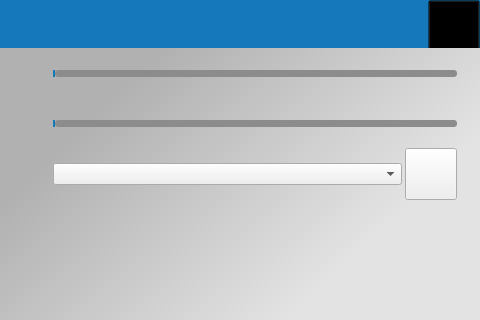
<?xml version="1.0" encoding="UTF-8"?>
<ui version="4.0">
 <class>VSSlideMenu</class>
 <widget class="QWidget" name="VSSlideMenu">
  <property name="geometry">
   <rect>
    <x>0</x>
    <y>0</y>
    <width>480</width>
    <height>320</height>
   </rect>
  </property>
  <property name="windowTitle">
   <string>Form</string>
  </property>
  <property name="styleSheet">
   <string notr="true">QFrame#topbar
{
	background-color: #1578ba;
	padding: -1px;
	border: 0px solid transparent;
}

QFrame#topbar {
	max-height: 50px;
	min-height: 50px;
}

QFrame#frame
{
	/*background-color: rgb(85, 87, 83);*/
	border: 0px solid transparent;
	background-color: qlineargradient(spread:pad, x1:0.232182, y1:0.308, x2:0.949, y2:0.806818, stop:0.00568182 rgba(82, 82, 82, 100), stop:0.801136 rgba(210, 210, 210, 100));
}

QPushButton#button_option
{
	background-color: transparent;
	max-height: 50px;
	min-height: 50px;
	max-width: 50px;
	min-width: 50px;
}

QPushButton#button_option:checked, QPushButton#button_option:pressed  
{
	background-color:  transparent;
	selection-color: transparent;
	max-height: 50px;
	min-height: 50px;
	max-width: 50px;
	min-width: 50px;
}

QSlider
{
	max-height: 50px;
	min-height: 50px;
	background: rgba(165, 192,120, 0);
}

QSlider::groove 
{                                 
	border: 1px solid rgba(114,159,207,0);                                 
	height: 5px;  
	border-radius: 3px;                                
	background: rgba(238,238,2,20);                                 
}  
                                                                   
QSlider::add-page 
{                                  
	background: qlineargradient(x1:0,y1:0,x2:1,y2:1,stop:0 #8c8c8c, stop:1 #8c8c8c);                                     
	border: 1 px solid rgba(32, 92, 160,0);      
	border-radius: 3px;                               
	width: 5px;                                 
} 
                                                                  
QSlider::sub-page
{                                     
	background-color: #1578ba;
	border: 1 px solid rgba(32, 92,160, 0);                
	border-radius: 3px;                            
	width: 5px;                                 
} 
                                                                  
QSlider::handle
{                                 
	width: 60px;
	height: 60px;                        
	border-image: url(:/res/icons/ic_slider_handle.png);                          
	margin: -26px -20px -26px -20px;                          
}

QLabel#labelwifi {
	border-image: url(:/res/icons/ic_wifi_3.png);
	max-height: 50px;
	min-height: 50px;
	max-width: 50px;
	min-width: 50px;
}

QLabel#labelbacklgt{
	border-image: url(:/res/icons/ic_lcd_light.png);
	max-height: 50px;
	min-height: 50px;
	max-width: 50px;
	min-width: 50px;
}

QLabel#labelledlgt{
	border-image: url(:/res/icons/ic_LED.png);
	max-height: 50px;
	min-height: 50px;
	max-width: 50px;
	min-width: 50px;
}

QLabel#label_datetime{
	max-height: 50px;
	min-height: 50px;
}


QPushButton#button_switch {
	max-height: 50px;
	min-height: 50px;
	max-width: 50px;
	min-width: 50px;
}



</string>
  </property>
  <layout class="QVBoxLayout" name="verticalLayout">
   <property name="spacing">
    <number>0</number>
   </property>
   <property name="leftMargin">
    <number>0</number>
   </property>
   <property name="topMargin">
    <number>0</number>
   </property>
   <property name="rightMargin">
    <number>0</number>
   </property>
   <property name="bottomMargin">
    <number>0</number>
   </property>
   <item>
    <widget class="QFrame" name="frame">
     <property name="frameShape">
      <enum>QFrame::StyledPanel</enum>
     </property>
     <property name="frameShadow">
      <enum>QFrame::Raised</enum>
     </property>
     <property name="lineWidth">
      <number>-1</number>
     </property>
     <layout class="QGridLayout" name="gridLayout" rowstretch="0,0,0,0,0,0,0,0" columnstretch="0,10,0,0,0" rowminimumheight="0,0,0,0,0,0,0,0">
      <property name="leftMargin">
       <number>0</number>
      </property>
      <property name="topMargin">
       <number>0</number>
      </property>
      <property name="rightMargin">
       <number>0</number>
      </property>
      <property name="bottomMargin">
       <number>0</number>
      </property>
      <property name="horizontalSpacing">
       <number>3</number>
      </property>
      <property name="verticalSpacing">
       <number>0</number>
      </property>
      <item row="2" column="2">
       <spacer name="verticalSpacer_3">
        <property name="orientation">
         <enum>Qt::Vertical</enum>
        </property>
        <property name="sizeHint" stdset="0">
         <size>
          <width>20</width>
          <height>40</height>
         </size>
        </property>
       </spacer>
      </item>
      <item row="4" column="0">
       <widget class="QLabel" name="labelwifi">
        <property name="minimumSize">
         <size>
          <width>50</width>
          <height>50</height>
         </size>
        </property>
        <property name="text">
         <string/>
        </property>
       </widget>
      </item>
      <item row="1" column="0">
       <widget class="QLabel" name="labelbacklgt">
        <property name="minimumSize">
         <size>
          <width>50</width>
          <height>50</height>
         </size>
        </property>
        <property name="text">
         <string/>
        </property>
       </widget>
      </item>
      <item row="1" column="4">
       <spacer name="horizontalSpacer_2">
        <property name="orientation">
         <enum>Qt::Horizontal</enum>
        </property>
        <property name="sizeHint" stdset="0">
         <size>
          <width>20</width>
          <height>20</height>
         </size>
        </property>
       </spacer>
      </item>
      <item row="3" column="4">
       <spacer name="horizontalSpacer_3">
        <property name="orientation">
         <enum>Qt::Horizontal</enum>
        </property>
        <property name="sizeHint" stdset="0">
         <size>
          <width>20</width>
          <height>20</height>
         </size>
        </property>
       </spacer>
      </item>
      <item row="0" column="0" colspan="5">
       <widget class="QFrame" name="topbar">
        <property name="maximumSize">
         <size>
          <width>16777215</width>
          <height>48</height>
         </size>
        </property>
        <property name="frameShape">
         <enum>QFrame::StyledPanel</enum>
        </property>
        <property name="frameShadow">
         <enum>QFrame::Raised</enum>
        </property>
        <layout class="QHBoxLayout" name="horizontalLayout" stretch="10,10,1">
         <property name="leftMargin">
          <number>5</number>
         </property>
         <property name="topMargin">
          <number>0</number>
         </property>
         <property name="rightMargin">
          <number>0</number>
         </property>
         <property name="bottomMargin">
          <number>0</number>
         </property>
         <item>
          <widget class="QLabel" name="label_datetime">
           <property name="text">
            <string/>
           </property>
          </widget>
         </item>
         <item>
          <spacer name="horizontalSpacer">
           <property name="orientation">
            <enum>Qt::Horizontal</enum>
           </property>
           <property name="sizeHint" stdset="0">
            <size>
             <width>737</width>
             <height>20</height>
            </size>
           </property>
          </spacer>
         </item>
         <item>
          <widget class="QPushButton" name="button_option">
           <property name="maximumSize">
            <size>
             <width>52</width>
             <height>52</height>
            </size>
           </property>
           <property name="styleSheet">
            <string notr="true"/>
           </property>
           <property name="text">
            <string/>
           </property>
          </widget>
         </item>
        </layout>
       </widget>
      </item>
      <item row="3" column="0">
       <widget class="QLabel" name="labelledlgt">
        <property name="minimumSize">
         <size>
          <width>50</width>
          <height>50</height>
         </size>
        </property>
        <property name="styleSheet">
         <string notr="true">font: 20pt &quot;URW Bookman L&quot;;</string>
        </property>
        <property name="text">
         <string/>
        </property>
        <property name="alignment">
         <set>Qt::AlignCenter</set>
        </property>
       </widget>
      </item>
      <item row="4" column="4">
       <spacer name="horizontalSpacer_4">
        <property name="orientation">
         <enum>Qt::Horizontal</enum>
        </property>
        <property name="sizeHint" stdset="0">
         <size>
          <width>20</width>
          <height>20</height>
         </size>
        </property>
       </spacer>
      </item>
      <item row="4" column="3">
       <widget class="QPushButton" name="button_switch">
        <property name="minimumSize">
         <size>
          <width>52</width>
          <height>52</height>
         </size>
        </property>
        <property name="text">
         <string/>
        </property>
       </widget>
      </item>
      <item row="4" column="1" colspan="2">
       <widget class="QComboBox" name="comboBox"/>
      </item>
      <item row="3" column="1" colspan="3">
       <widget class="QSlider" name="sliderledlgt">
        <property name="orientation">
         <enum>Qt::Horizontal</enum>
        </property>
       </widget>
      </item>
      <item row="1" column="1" colspan="3">
       <widget class="QSlider" name="sliderbcklgt">
        <property name="orientation">
         <enum>Qt::Horizontal</enum>
        </property>
       </widget>
      </item>
      <item row="7" column="0" colspan="5">
       <spacer name="verticalSpacer">
        <property name="orientation">
         <enum>Qt::Vertical</enum>
        </property>
        <property name="sizeHint" stdset="0">
         <size>
          <width>20</width>
          <height>594</height>
         </size>
        </property>
       </spacer>
      </item>
     </layout>
    </widget>
   </item>
  </layout>
 </widget>
 <resources/>
 <connections/>
</ui>
